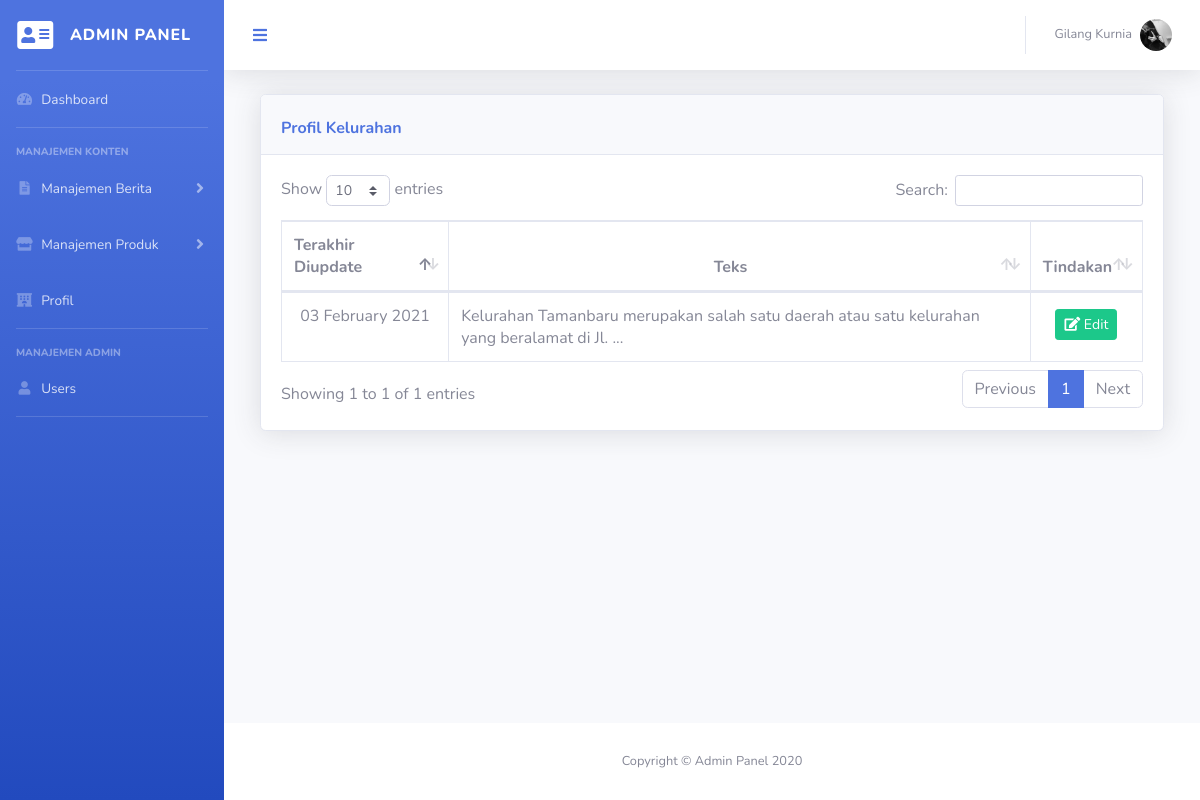
The page /admin/daftarprofil.php (signed in) on the database its author committed.
### tables this page shows
CREATE TABLE `profil` (
  `id` int(10) NOT NULL,
  `gambar` varchar(64) NOT NULL,
  `isi` text NOT NULL,
  `tanggal` varchar(30) NOT NULL
);

### admin/daftarprofil.php (the view, shortened to what this page needs)
<?php
include '../include/koneksi.php';
?>
<html>
<head>
	<?php include 'head.php';?>
</head>
	<?php
	include 'sidebar.php';
	include 'header.php';
	?>
                    <div class="container-fluid">
                      <div class="col-12">
                        <div class="card shadow mb-4">
                          <div class="card-header py-3">
                            <h6 class="m-0 font-weight-bold text-primary mt-2">Profil Kelurahan</h6>
                          </div>
                          <div class="card-body">
                            <div class="table-responsive">
                              <table class="table table-bordered" id="dataTable" cellspacing="0">
                                    <thead>
                                      <tr>
                                        <th>Terakhir Diupdate</th>
                                        <th class="text-center">Teks</th>
                                        <th width="17%">Tindakan</th>
                                      </tr>
                                    </thead>
                                      <?php
                                          $i=1;
                                          $sql=mysqli_query($connect,"SELECT * FROM profil");
                                          while ($data = mysqli_fetch_array($sql)) {
                                      ?>
                                      <tr>
                                        <td align="center"><?php echo $data['tanggal']?></td>
                                        <td><?php echo substr($data['isi'],0,90) ?>...</td>
                                        <td width="10%" align="center"><a href="editprofil.php?id=<?php echo $data['id']?>" class="btn btn-sm btn-success mt-1"><i class="fas fa-edit"></i> Edit</a></td>
                                      </tr>
                                    <?php $i++;}?>
                                </table>
                              </div>
                            </div>
                          </div>
                        </div>
                      </div>
                    </div>
	<?php include 'footer.php';
  ?>
</body>
</html>

### rows shown on the page
profil: tanggal "03 February 2021", isi "Kelurahan Tamanbaru merupakan salah satu daerah atau satu kelurahan yang beralamat di Jl."

### other values the page prints
$_SESSION['loginadminnama'] "Gilang Kurnia"
